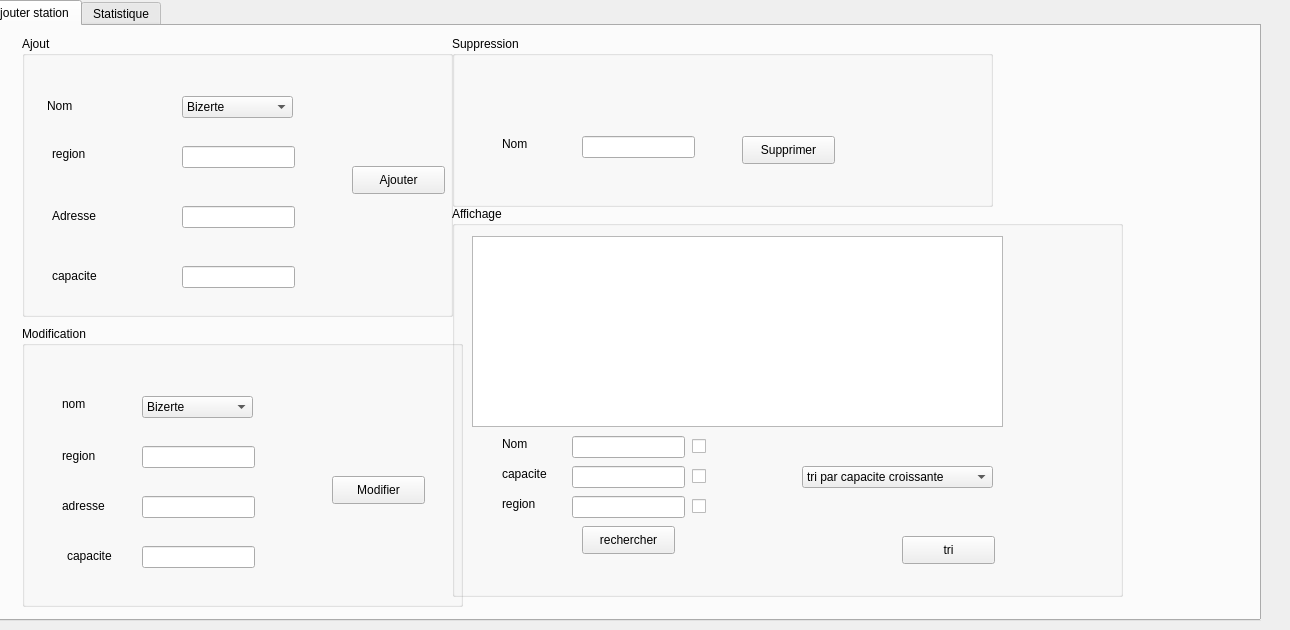
    <widget class="QWidget" name="page_4">
     <widget class="QTabWidget" name="tabWidget_4">
      <property name="geometry">
       <rect>
        <x>-20</x>
        <y>0</y>
        <width>1281</width>
        <height>621</height>
       </rect>
      </property>
      <property name="currentIndex">
       <number>0</number>
      </property>
      <widget class="QWidget" name="tab_7">
       <attribute name="title">
        <string>Ajouter station</string>
       </attribute>
       <widget class="QGroupBox" name="groupBox_7">
        <property name="geometry">
         <rect>
          <x>40</x>
          <y>10</y>
          <width>431</width>
          <height>281</height>
         </rect>
        </property>
        <property name="title">
         <string>Ajout</string>
        </property>
        <widget class="QLabel" name="label_25">
         <property name="geometry">
          <rect>
           <x>25</x>
           <y>60</y>
           <width>71</width>
           <height>20</height>
          </rect>
         </property>
         <property name="text">
          <string>Nom</string>
         </property>
        </widget>
        <widget class="QLabel" name="label_26">
         <property name="geometry">
          <rect>
           <x>30</x>
           <y>170</y>
           <width>71</width>
           <height>20</height>
          </rect>
         </property>
         <property name="text">
          <string>Adresse</string>
         </property>
        </widget>
        <widget class="QLineEdit" name="le_adresse_2">
         <property name="geometry">
          <rect>
           <x>160</x>
           <y>170</y>
           <width>113</width>
           <height>22</height>
          </rect>
         </property>
        </widget>
        <widget class="QLineEdit" name="le_capacite">
         <property name="geometry">
          <rect>
           <x>160</x>
           <y>230</y>
           <width>113</width>
           <height>22</height>
          </rect>
         </property>
        </widget>
        <widget class="QLabel" name="label_27">
         <property name="geometry">
          <rect>
           <x>30</x>
           <y>230</y>
           <width>71</width>
           <height>20</height>
          </rect>
         </property>
         <property name="text">
          <string>capacite</string>
         </property>
        </widget>
        <widget class="QPushButton" name="pb_ajouter_station">
         <property name="geometry">
          <rect>
           <x>330</x>
           <y>130</y>
           <width>93</width>
           <height>28</height>
          </rect>
         </property>
         <property name="text">
          <string>Ajouter</string>
         </property>
        </widget>
        <widget class="QLabel" name="label_28">
         <property name="geometry">
          <rect>
           <x>30</x>
           <y>110</y>
           <width>56</width>
           <height>16</height>
          </rect>
         </property>
         <property name="text">
          <string>region</string>
         </property>
        </widget>
        <widget class="QLineEdit" name="le_region">
         <property name="geometry">
          <rect>
           <x>160</x>
           <y>110</y>
           <width>113</width>
           <height>22</height>
          </rect>
         </property>
        </widget>
        <widget class="QComboBox" name="comboBox_nom">
         <property name="geometry">
          <rect>
           <x>160</x>
           <y>60</y>
           <width>111</width>
           <height>22</height>
          </rect>
         </property>
         <item>
          <property name="text">
           <string>Bizerte</string>
          </property>
         </item>
         <item>
          <property name="text">
           <string>Tunis</string>
          </property>
         </item>
         <item>
          <property name="text">
           <string>Nabeul</string>
          </property>
         </item>
         <item>
          <property name="text">
           <string>Sousse</string>
          </property>
         </item>
         <item>
          <property name="text">
           <string>Sfax</string>
          </property>
         </item>
         <item>
          <property name="text">
           <string>Gabes</string>
          </property>
         </item>
        </widget>
       </widget>
       <widget class="QGroupBox" name="groupBox_15">
        <property name="geometry">
         <rect>
          <x>470</x>
          <y>10</y>
          <width>541</width>
          <height>171</height>
         </rect>
        </property>
        <property name="title">
         <string>Suppression</string>
        </property>
        <widget class="QLabel" name="label_29">
         <property name="geometry">
          <rect>
           <x>50</x>
           <y>100</y>
           <width>56</width>
           <height>16</height>
          </rect>
         </property>
         <property name="text">
          <string>Nom</string>
         </property>
        </widget>
        <widget class="QLineEdit" name="le_nom_supp">
         <property name="geometry">
          <rect>
           <x>130</x>
           <y>100</y>
           <width>113</width>
           <height>22</height>
          </rect>
         </property>
        </widget>
        <widget class="QPushButton" name="pb_supprimer_station">
         <property name="geometry">
          <rect>
           <x>290</x>
           <y>100</y>
           <width>93</width>
           <height>28</height>
          </rect>
         </property>
         <property name="text">
          <string>Supprimer</string>
         </property>
        </widget>
       </widget>
       <widget class="QGroupBox" name="groupBox_16">
        <property name="geometry">
         <rect>
          <x>470</x>
          <y>180</y>
          <width>671</width>
          <height>391</height>
         </rect>
        </property>
        <property name="title">
         <string>Affichage</string>
        </property>
        <widget class="QTableView" name="tab_station">
         <property name="geometry">
          <rect>
           <x>20</x>
           <y>30</y>
           <width>531</width>
           <height>191</height>
          </rect>
         </property>
        </widget>
        <widget class="QComboBox" name="comboBox_affichage">
         <property name="geometry">
          <rect>
           <x>350</x>
           <y>260</y>
           <width>191</width>
           <height>22</height>
          </rect>
         </property>
         <item>
          <property name="text">
           <string>tri par capacite croissante</string>
          </property>
         </item>
         <item>
          <property name="text">
           <string>tri par capacite decroissante</string>
          </property>
         </item>
         <item>
          <property name="text">
           <string>tri par nom croissant</string>
          </property>
         </item>
         <item>
          <property name="text">
           <string>tri par nom decroissant</string>
          </property>
         </item>
        </widget>
        <widget class="QLineEdit" name="lr_rechercher_nom">
         <property name="geometry">
          <rect>
           <x>120</x>
           <y>230</y>
           <width>113</width>
           <height>22</height>
          </rect>
         </property>
        </widget>
        <widget class="QLineEdit" name="lr_rechercher_capacite">
         <property name="geometry">
          <rect>
           <x>120</x>
           <y>260</y>
           <width>113</width>
           <height>22</height>
          </rect>
         </property>
        </widget>
        <widget class="QLabel" name="label_30">
         <property name="geometry">
          <rect>
           <x>50</x>
           <y>230</y>
           <width>56</width>
           <height>16</height>
          </rect>
         </property>
         <property name="text">
          <string>Nom</string>
         </property>
        </widget>
        <widget class="QLabel" name="label_31">
         <property name="geometry">
          <rect>
           <x>50</x>
           <y>260</y>
           <width>56</width>
           <height>16</height>
          </rect>
         </property>
         <property name="text">
          <string>capacite</string>
         </property>
        </widget>
        <widget class="QLabel" name="label_32">
         <property name="geometry">
          <rect>
           <x>50</x>
           <y>290</y>
           <width>56</width>
           <height>16</height>
          </rect>
         </property>
         <property name="text">
          <string>region</string>
         </property>
        </widget>
        <widget class="QLineEdit" name="lr_rechercher_region">
         <property name="geometry">
          <rect>
           <x>120</x>
           <y>290</y>
           <width>113</width>
           <height>22</height>
          </rect>
         </property>
        </widget>
        <widget class="QCheckBox" name="checkBox_nom">
         <property name="geometry">
          <rect>
           <x>240</x>
           <y>230</y>
           <width>83</width>
           <height>20</height>
          </rect>
         </property>
         <property name="text">
          <string/>
         </property>
        </widget>
        <widget class="QCheckBox" name="checkBox_capacite">
         <property name="geometry">
          <rect>
           <x>240</x>
           <y>260</y>
           <width>83</width>
           <height>20</height>
          </rect>
         </property>
         <property name="text">
          <string/>
         </property>
        </widget>
        <widget class="QCheckBox" name="checkBox_region">
         <property name="geometry">
          <rect>
           <x>240</x>
           <y>290</y>
           <width>83</width>
           <height>20</height>
          </rect>
         </property>
         <property name="text">
          <string/>
         </property>
        </widget>
        <widget class="QPushButton" name="pb_recherche">
         <property name="geometry">
          <rect>
           <x>130</x>
           <y>320</y>
           <width>93</width>
           <height>28</height>
          </rect>
         </property>
         <property name="text">
          <string>rechercher</string>
         </property>
        </widget>
        <widget class="QPushButton" name="pb_tri_station">
         <property name="geometry">
          <rect>
           <x>450</x>
           <y>330</y>
           <width>93</width>
           <height>28</height>
          </rect>
         </property>
         <property name="text">
          <string>tri</string>
         </property>
        </widget>
       </widget>
       <widget class="QGroupBox" name="groupBox_17">
        <property name="geometry">
         <rect>
          <x>40</x>
          <y>300</y>
          <width>441</width>
          <height>281</height>
         </rect>
        </property>
        <property name="title">
         <string>Modification</string>
        </property>
        <widget class="QLabel" name="label_33">
         <property name="geometry">
          <rect>
           <x>40</x>
           <y>70</y>
           <width>56</width>
           <height>16</height>
          </rect>
         </property>
         <property name="text">
          <string>nom</string>
         </property>
        </widget>
        <widget class="QLabel" name="label_34">
         <property name="geometry">
          <rect>
           <x>40</x>
           <y>170</y>
           <width>61</width>
           <height>20</height>
          </rect>
         </property>
         <property name="text">
          <string>adresse</string>
         </property>
        </widget>
        <widget class="QLabel" name="label_35">
         <property name="geometry">
          <rect>
           <x>40</x>
           <y>120</y>
           <width>71</width>
           <height>20</height>
          </rect>
         </property>
         <property name="text">
          <string>region</string>
         </property>
        </widget>
        <widget class="QLabel" name="label_36">
         <property name="geometry">
          <rect>
           <x>45</x>
           <y>220</y>
           <width>71</width>
           <height>20</height>
          </rect>
         </property>
         <property name="text">
          <string>capacite</string>
         </property>
        </widget>
        <widget class="QLineEdit" name="ln_region">
         <property name="geometry">
          <rect>
           <x>120</x>
           <y>120</y>
           <width>113</width>
           <height>22</height>
          </rect>
         </property>
        </widget>
        <widget class="QLineEdit" name="ln_adresse">
         <property name="geometry">
          <rect>
           <x>120</x>
           <y>170</y>
           <width>113</width>
           <height>22</height>
          </rect>
         </property>
        </widget>
        <widget class="QLineEdit" name="ln_capacite">
         <property name="geometry">
          <rect>
           <x>120</x>
           <y>220</y>
           <width>113</width>
           <height>22</height>
          </rect>
         </property>
        </widget>
        <widget class="QPushButton" name="pb_modifier_station">
         <property name="geometry">
          <rect>
           <x>310</x>
           <y>150</y>
           <width>93</width>
           <height>28</height>
          </rect>
         </property>
         <property name="text">
          <string>Modifier</string>
         </property>
        </widget>
        <widget class="QComboBox" name="comboBox_nom_2">
         <property name="geometry">
          <rect>
           <x>120</x>
           <y>70</y>
           <width>111</width>
           <height>22</height>
          </rect>
         </property>
         <item>
          <property name="text">
           <string>Bizerte</string>
          </property>
         </item>
         <item>
          <property name="text">
           <string>Tunis</string>
          </property>
         </item>
         <item>
          <property name="text">
           <string>Nabeul</string>
          </property>
         </item>
         <item>
          <property name="text">
           <string>Sousse</string>
          </property>
         </item>
         <item>
          <property name="text">
           <string>Sfax</string>
          </property>
         </item>
         <item>
          <property name="text">
           <string>Gabes</string>
          </property>
         </item>
        </widget>
       </widget>
      </widget>
      <widget class="QWidget" name="tab_8">
       <attribute name="title">
        <string>Statistique</string>
       </attribute>
       <widget class="QCustomPlot" name="plot_4" native="true">
        <property name="geometry">
         <rect>
          <x>40</x>
          <y>60</y>
          <width>981</width>
          <height>541</height>
         </rect>
        </property>
       </widget>
      </widget>
     </widget>
    </widget>
